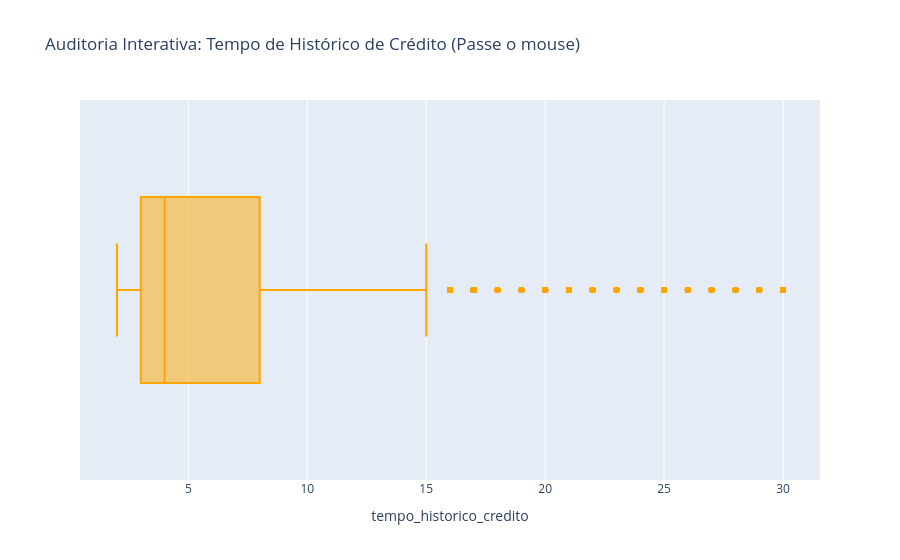

The cell this chart's notebook holds for it:
### Code cell
import plotly.express as px

fig_historico = px.box(
    df, 
    x="tempo_historico_credito", 
    title="Auditoria Interativa: Tempo de Histórico de Crédito (Passe o mouse)",
    points="outliers"
)
fig_historico.update_traces(marker_color='orange')
fig_historico.show()

### Figure 1 — Plotly figure (JSON) as saved in the notebook; plotly's stock layout.template omitted (floating-point values rounded to 4 significant figures; data arrays with more than 128 entries replaced by an {"elided": "..."} marker saying what was removed)
{"data": [{"alignmentgroup": "True", "boxpoints": "outliers", "hovertemplate": "tempo_historico_credito=%{x}<extra></extra>", "legendgroup": "", "marker": {"color": "orange"}, "name": "", "notched": false, "offsetgroup": "", "orientation": "h", "showlegend": false, "type": "box", "x": {"elided": "32416 int values"}, "x0": " ", "xaxis": "x", "y0": " ", "yaxis": "y"}], "layout": {"boxmode": "group", "legend": {"tracegroupgap": 0}, "title": {"text": "Auditoria Interativa: Tempo de Histórico de Crédito (Passe o mouse)"}, "xaxis": {"anchor": "y", "domain": [0, 1], "title": {"text": "tempo_historico_credito"}}, "yaxis": {"anchor": "x", "domain": [0, 1]}}}
